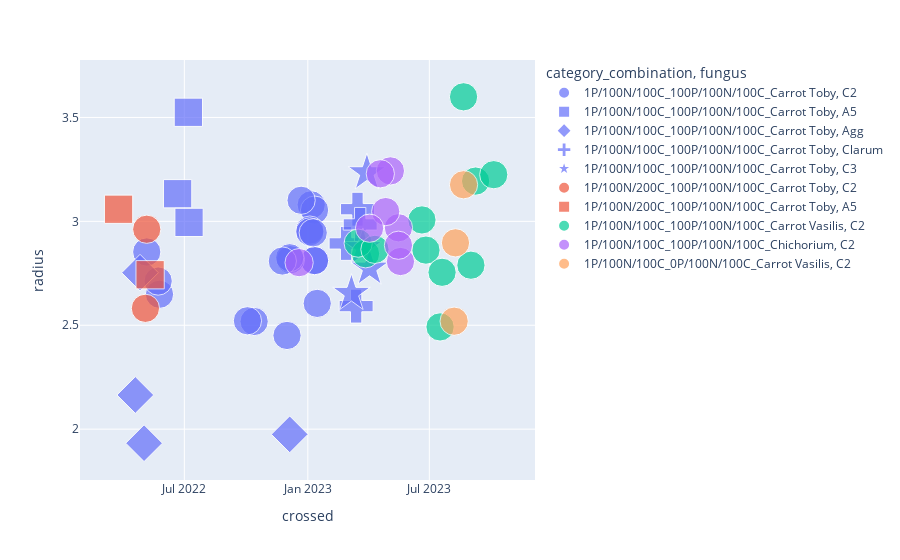

The notebook cell saved with this chart:
### Code cell
import plotly.express as px
fig = px.scatter(df, x='crossed', y='radius', color='category_combination',
                 hover_data=['plate_id',"fungus"], size='size_point', symbol='fungus', symbol_map=marker_symbols)
fig.update_layout(height=600)  # You can change these values as per your preference
# Show the plot
fig.show()

### Figure 1 — Plotly figure (JSON) as saved in the notebook; plotly's stock layout.template omitted (floating-point values rounded to 4 significant figures)
{"data": [{"customdata": [["1014_20220525", "C2"], ["1042_20220523", "C2"], ["1048_20220506", "C2"], ["527_20230106", "C2"], ["537_20230111", "C2"], ["462_20221013", "C2"], ["532_20220104", "C2"], ["510_20221201", "C2"], ["521_20230104", "C2"], ["530_20230115", "C2"], ["558_20230109", "C2"], ["558_20230109", "C2"], ["552_20230111", "C2"], ["552_20230111", "C2"], ["551_20220102", "C2"], ["551_20220102", "C2"], ["540_20221227", "C2"], ["540_20221227", "C2"], ["559_20230109", "C2"], ["544_20230109", "C2"], ["531_20221222", "C2"], ["514_20221206", "C2"], ["513_20221205", "C2"], ["506_20221124", "C2"], ["472_20221003", "C2"]], "hovertemplate": "category_combination=1P/100N/100C_100P/100N/100C_Carrot Toby<br>fungus=%{customdata[1]}<br>crossed=%{x}<br>radius=%{y}<br>size_point=%{marker.size}<br>plate_id=%{customdata[0]}<extra></extra>", "legendgroup": "1P/100N/100C_100P/100N/100C_Carrot Toby, C2", "marker": {"color": "#636efa", "size": [20, 20, 20, 20, 20, 20, 20, 20, 20, 20, 20, 20, 20, 20, 20, 20, 20, 20, 20, 20, 20, 20, 20, 20, 20], "sizemode": "area", "sizeref": 0.05, "symbol": "circle"}, "mode": "markers", "name": "1P/100N/100C_100P/100N/100C_Carrot Toby, C2", "orientation": "v", "showlegend": true, "type": "scatter", "x": ["2022-05-25T00:00:00", "2022-05-23T00:00:00", "2022-05-06T00:00:00", "2023-01-06T00:00:00", "2023-01-11T00:00:00", "2022-10-13T00:00:00", "2023-01-04T00:00:00", "2022-12-01T00:00:00", "2023-01-04T00:00:00", "2023-01-15T00:00:00", "2023-01-09T00:00:00", "2023-01-09T00:00:00", "2023-01-11T00:00:00", "2023-01-11T00:00:00", "2023-01-02T00:00:00", "2023-01-02T00:00:00", "2022-12-27T00:00:00", "2022-12-27T00:00:00", "2023-01-09T00:00:00", "2023-01-09T00:00:00", "2022-12-22T00:00:00", "2022-12-06T00:00:00", "2022-12-05T00:00:00", "2022-11-24T00:00:00", "2022-10-03T00:00:00"], "xaxis": "x", "y": [2.649, 2.713, 2.853, 3.08, 3.054, 2.518, 2.958, 2.451, 2.95, 2.605, null, null, 2.811, 2.811, null, null, null, null, 2.945, null, 3.101, 2.816, 2.825, 2.809, 2.521], "yaxis": "y"}, {"customdata": [["52_20220707", "A5"], ["84_20220621", "A5"], ["91_20220708", "A5"]], "hovertemplate": "category_combination=1P/100N/100C_100P/100N/100C_Carrot Toby<br>fungus=%{customdata[1]}<br>crossed=%{x}<br>radius=%{y}<br>size_point=%{marker.size}<br>plate_id=%{customdata[0]}<extra></extra>", "legendgroup": "1P/100N/100C_100P/100N/100C_Carrot Toby, A5", "marker": {"color": "#636efa", "size": [20, 20, 20], "sizemode": "area", "sizeref": 0.05, "symbol": "square"}, "mode": "markers", "name": "1P/100N/100C_100P/100N/100C_Carrot Toby, A5", "orientation": "v", "showlegend": true, "type": "scatter", "x": ["2022-07-07T00:00:00", "2022-06-21T00:00:00", "2022-07-08T00:00:00"], "xaxis": "x", "y": [3.525, 3.133, 2.995], "yaxis": "y"}, {"customdata": [["3_20220426", "Agg"], ["12_20220502", "Agg"], ["16_20220419", "Agg"], ["480_20221205", "Agg"]], "hovertemplate": "category_combination=1P/100N/100C_100P/100N/100C_Carrot Toby<br>fungus=%{customdata[1]}<br>crossed=%{x}<br>radius=%{y}<br>size_point=%{marker.size}<br>plate_id=%{customdata[0]}<extra></extra>", "legendgroup": "1P/100N/100C_100P/100N/100C_Carrot Toby, Agg", "marker": {"color": "#636efa", "size": [20, 20, 20, 20], "sizemode": "area", "sizeref": 0.05, "symbol": "diamond"}, "mode": "markers", "name": "1P/100N/100C_100P/100N/100C_Carrot Toby, Agg", "orientation": "v", "showlegend": true, "type": "scatter", "x": ["2022-04-26T00:00:00", "2022-05-02T00:00:00", "2022-04-19T00:00:00", "2022-12-05T00:00:00"], "xaxis": "x", "y": [2.753, 1.932, 2.164, 1.975], "yaxis": "y"}, {"customdata": [["28_20230227", "Clarum"], ["206_20230303", "Clarum"], ["202_20230314", "Clarum"], ["218_20230227", "Clarum"], ["252_20230316", "Clarum"], ["248_20230320", "Clarum"]], "hovertemplate": "category_combination=1P/100N/100C_100P/100N/100C_Carrot Toby<br>fungus=%{customdata[1]}<br>crossed=%{x}<br>radius=%{y}<br>size_point=%{marker.size}<br>plate_id=%{customdata[0]}<extra></extra>", "legendgroup": "1P/100N/100C_100P/100N/100C_Carrot Toby, Clarum", "marker": {"color": "#636efa", "size": [20, 20, 20, 20, 20, 20], "sizemode": "area", "sizeref": 0.05, "symbol": "cross"}, "mode": "markers", "name": "1P/100N/100C_100P/100N/100C_Carrot Toby, Clarum", "orientation": "v", "showlegend": true, "type": "scatter", "x": ["2023-02-27T00:00:00", "2023-03-03T00:00:00", "2023-03-14T00:00:00", "2023-02-27T00:00:00", "2023-03-16T00:00:00", "2023-03-20T00:00:00"], "xaxis": "x", "y": [2.894, null, 2.592, null, 3.058, 2.985], "yaxis": "y"}, {"customdata": [["219_20230307", "C3"], ["229_20230330", "C3"], ["249_20230324", "C3"], ["241_20230403", "C3"]], "hovertemplate": "category_combination=1P/100N/100C_100P/100N/100C_Carrot Toby<br>fungus=%{customdata[1]}<br>crossed=%{x}<br>radius=%{y}<br>size_point=%{marker.size}<br>plate_id=%{customdata[0]}<extra></extra>", "legendgroup": "1P/100N/100C_100P/100N/100C_Carrot Toby, C3", "marker": {"color": "#636efa", "size": [20, 20, 20, 20], "sizemode": "area", "sizeref": 0.05, "symbol": "star"}, "mode": "markers", "name": "1P/100N/100C_100P/100N/100C_Carrot Toby, C3", "orientation": "v", "showlegend": true, "type": "scatter", "x": ["2023-03-07T00:00:00", "2023-03-30T00:00:00", "2023-03-24T00:00:00", "2023-04-03T00:00:00"], "xaxis": "x", "y": [2.653, 3.234, 2.873, 2.774], "yaxis": "y"}, {"customdata": [["1023_20220502", "C2"], ["1045_20220504", "C2"]], "hovertemplate": "category_combination=1P/100N/200C_100P/100N/100C_Carrot Toby<br>fungus=%{customdata[1]}<br>crossed=%{x}<br>radius=%{y}<br>size_point=%{marker.size}<br>plate_id=%{customdata[0]}<extra></extra>", "legendgroup": "1P/100N/200C_100P/100N/100C_Carrot Toby, C2", "marker": {"color": "#EF553B", "size": [20, 20], "sizemode": "area", "sizeref": 0.05, "symbol": "circle"}, "mode": "markers", "name": "1P/100N/200C_100P/100N/100C_Carrot Toby, C2", "orientation": "v", "showlegend": true, "type": "scatter", "x": ["2022-05-06T00:00:00", "2022-05-04T00:00:00"], "xaxis": "x", "y": [2.962, 2.582], "yaxis": "y"}, {"customdata": [["1076_20220511", "A5"], ["938_20220325", "A5"]], "hovertemplate": "category_combination=1P/100N/200C_100P/100N/100C_Carrot Toby<br>fungus=%{customdata[1]}<br>crossed=%{x}<br>radius=%{y}<br>size_point=%{marker.size}<br>plate_id=%{customdata[0]}<extra></extra>", "legendgroup": "1P/100N/200C_100P/100N/100C_Carrot Toby, A5", "marker": {"color": "#EF553B", "size": [20, 20], "sizemode": "area", "sizeref": 0.05, "symbol": "square"}, "mode": "markers", "name": "1P/100N/200C_100P/100N/100C_Carrot Toby, A5", "orientation": "v", "showlegend": true, "type": "scatter", "x": ["2022-05-11T00:00:00", "2022-03-25T00:00:00"], "xaxis": "x", "y": [2.743, 3.058], "yaxis": "y"}, {"customdata": [["931_20230620", "C2"], ["935_20230620", "C2"], ["930_20230626", "C2"], ["777_20230328", "C2"], ["772_20230317", "C2"], ["771_20230411", "C2"], ["447_20230821", "C2"], ["487_20230922", "C2"], ["492_20230901", "C2"], ["486_20231009", "C2"], ["494_20230908", "C2"], ["482_20230908", "C2"], ["481_20231005", "C2"], ["483_20231005", "C2"], ["490_20231003", "C2"], ["485_20230929", "C2"], ["443_20230720", "C2"], ["436_20230717", "C2"]], "hovertemplate": "category_combination=1P/100N/100C_100P/100N/100C_Carrot Vasilis<br>fungus=%{customdata[1]}<br>crossed=%{x}<br>radius=%{y}<br>size_point=%{marker.size}<br>plate_id=%{customdata[0]}<extra></extra>", "legendgroup": "1P/100N/100C_100P/100N/100C_Carrot Vasilis, C2", "marker": {"color": "#00cc96", "size": [20, 20, 20, 20, 20, 20, 20, 20, 20, 20, 20, 20, 20, 20, 20, 20, 20, 20], "sizemode": "area", "sizeref": 0.05, "symbol": "circle"}, "mode": "markers", "name": "1P/100N/100C_100P/100N/100C_Carrot Vasilis, C2", "orientation": "v", "showlegend": true, "type": "scatter", "x": ["2023-06-20T00:00:00", "2023-06-20T00:00:00", "2023-06-26T00:00:00", "2023-03-28T00:00:00", "2023-03-17T00:00:00", "2023-04-11T00:00:00", "2023-08-21T00:00:00", "2023-09-22T00:00:00", "2023-09-01T00:00:00", "2023-10-09T00:00:00", "2023-09-08T00:00:00", "2023-09-08T00:00:00", "2023-10-05T00:00:00", "2023-10-05T00:00:00", "2023-10-03T00:00:00", "2023-09-29T00:00:00", "2023-07-20T00:00:00", "2023-07-17T00:00:00"], "xaxis": "x", "y": [null, 3.007, 2.862, 2.844, 2.895, 2.865, 3.599, null, 2.789, null, null, 3.194, null, 3.225, null, null, 2.755, 2.492], "yaxis": "y"}, {"customdata": [["896_20230424", "C2"], ["894_20230516", "C2"], ["891_20230519", "C2"], ["886_20230516", "C2"], ["870_20230427", "C2"], ["868_20230504", "C2"], ["796_20230419", "C2"], ["795_20230403", "C2"], ["764_20221219", "C2"]], "hovertemplate": "category_combination=1P/100N/100C_100P/100N/100C_Chichorium<br>fungus=%{customdata[1]}<br>crossed=%{x}<br>radius=%{y}<br>size_point=%{marker.size}<br>plate_id=%{customdata[0]}<extra></extra>", "legendgroup": "1P/100N/100C_100P/100N/100C_Chichorium, C2", "marker": {"color": "#ab63fa", "size": [20, 20, 20, 20, 20, 20, 20, 20, 20], "sizemode": "area", "sizeref": 0.05, "symbol": "circle"}, "mode": "markers", "name": "1P/100N/100C_100P/100N/100C_Chichorium, C2", "orientation": "v", "showlegend": true, "type": "scatter", "x": ["2023-04-24T00:00:00", "2023-05-16T00:00:00", "2023-05-19T00:00:00", "2023-05-16T00:00:00", "2023-04-27T00:00:00", "2023-05-04T00:00:00", "2023-04-19T00:00:00", "2023-04-03T00:00:00", "2022-12-19T00:00:00"], "xaxis": "x", "y": [null, 2.969, 2.807, 2.885, 3.047, 3.243, 3.229, 2.967, 2.801], "yaxis": "y"}, {"customdata": [["478_20230814", "C2"], ["468_20230809", "C2"], ["471_20230821", "C2"], ["474_20230807", "C2"]], "hovertemplate": "category_combination=1P/100N/100C_0P/100N/100C_Carrot Vasilis<br>fungus=%{customdata[1]}<br>crossed=%{x}<br>radius=%{y}<br>size_point=%{marker.size}<br>plate_id=%{customdata[0]}<extra></extra>", "legendgroup": "1P/100N/100C_0P/100N/100C_Carrot Vasilis, C2", "marker": {"color": "#FFA15A", "size": [20, 20, 20, 20], "sizemode": "area", "sizeref": 0.05, "symbol": "circle"}, "mode": "markers", "name": "1P/100N/100C_0P/100N/100C_Carrot Vasilis, C2", "orientation": "v", "showlegend": true, "type": "scatter", "x": ["2023-08-14T00:00:00", "2023-08-09T00:00:00", "2023-08-21T00:00:00", "2023-08-07T00:00:00"], "xaxis": "x", "y": [null, 2.897, 3.176, 2.52], "yaxis": "y"}], "layout": {"autosize": true, "legend": {"itemsizing": "constant", "title": {"text": "category_combination, fungus"}, "tracegroupgap": 0}, "margin": {"t": 60}, "xaxis": {"anchor": "y", "autorange": true, "domain": [0, 1], "range": ["2021-10-23 18:32:56.3948", "2024-03-09 05:27:03.6052"], "title": {"text": "crossed"}, "type": "date"}, "yaxis": {"anchor": "x", "autorange": true, "domain": [0, 1], "range": [1.651, 3.881], "title": {"text": "radius"}, "type": "linear"}}}
